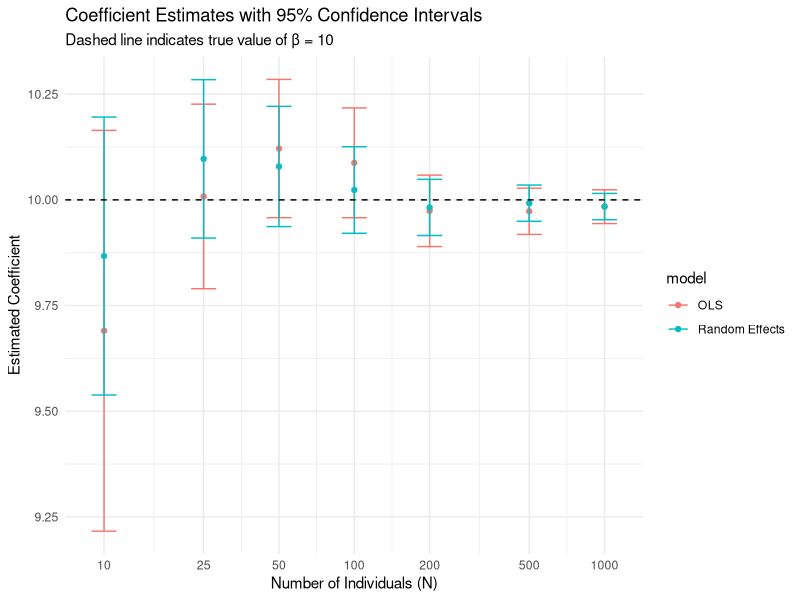
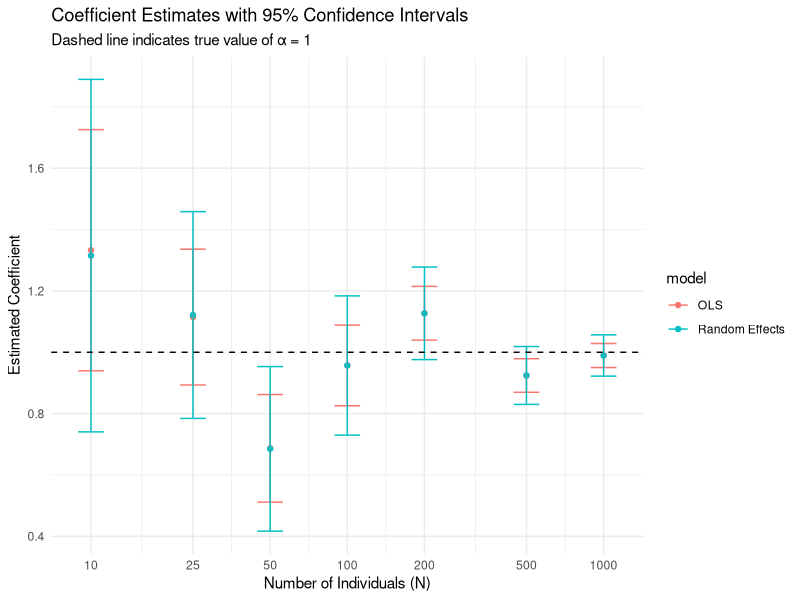

R code for these plots, in order:
## ---- chunk 1

library(tidyverse)
library(plm)
library(broom)

## ---- chunk 2

# set random seed
set.seed(1)

# Parameter Values
N_values <- c(10, 25, 50, 100, 200, 500, 1000)
T <- 5

alpha <- 1
beta <- 10

sigma_eta <- 1
sigma_eps <- 1

## ---- chunk 3

# function to simulate and estimate models
simulate_and_estimate <- function(N) {
  
  id <- rep(1:N, each = T)
  time <- rep(1:T, times = N)
  
  X <- rnorm(N * T)
  eta <- rep(rnorm(N, 0, sigma_eta), each = T)
  eps <- rnorm(N * T, 0, sigma_eps)
  Y <- alpha + beta * X + eta + eps
  
  data <- tibble(id = factor(id), time, X, Y)
  
  ols <- lm(Y ~ X, data = data)
  re  <- plm(Y ~ X, data = data, index = c("id", "time"), model = "random")
  
  bind_rows(
    tidy(ols, conf.int = TRUE) |> mutate(model = "OLS", N = N),
    tidy(re, conf.int = TRUE)  |> mutate(model = "Random Effects", N = N)
  )
}


## ---- chunk 4

# run simulations
results <- map_dfr(N_values, simulate_and_estimate)

## ---- chunk 5

results %>% 
  filter(term=="X") %>% 
  ggplot(aes(x = N, y = estimate, color = model)) +
  geom_point() +
  geom_errorbar(
    aes(ymin = conf.low, ymax = conf.high),
    width = 0.1
  ) +
  scale_x_continuous(trans = "log10", breaks = N_values) +
  geom_hline(yintercept = beta, linetype = "dashed", color = "black") +
  labs(
    title = "Coefficient Estimates with 95% Confidence Intervals",
    subtitle = "Dashed line indicates true value of β = 10",
    y = "Estimated Coefficient", x = "Number of Individuals (N)"
  ) +
  theme_minimal()

## ---- chunk 6

results %>% 
  filter(term=="(Intercept)") %>% 
  ggplot(aes(x = N, y = estimate, color = model)) +
  geom_point() +
  geom_errorbar(
    aes(ymin = conf.low, ymax = conf.high),
    width = 0.1
  ) +
  scale_x_continuous(trans = "log10", breaks = N_values) +
  geom_hline(yintercept = alpha, linetype = "dashed", color = "black") +
  labs(
    title = "Coefficient Estimates with 95% Confidence Intervals",
    subtitle = "Dashed line indicates true value of α = 1",
    y = "Estimated Coefficient", x = "Number of Individuals (N)"
  ) +
  theme_minimal()
